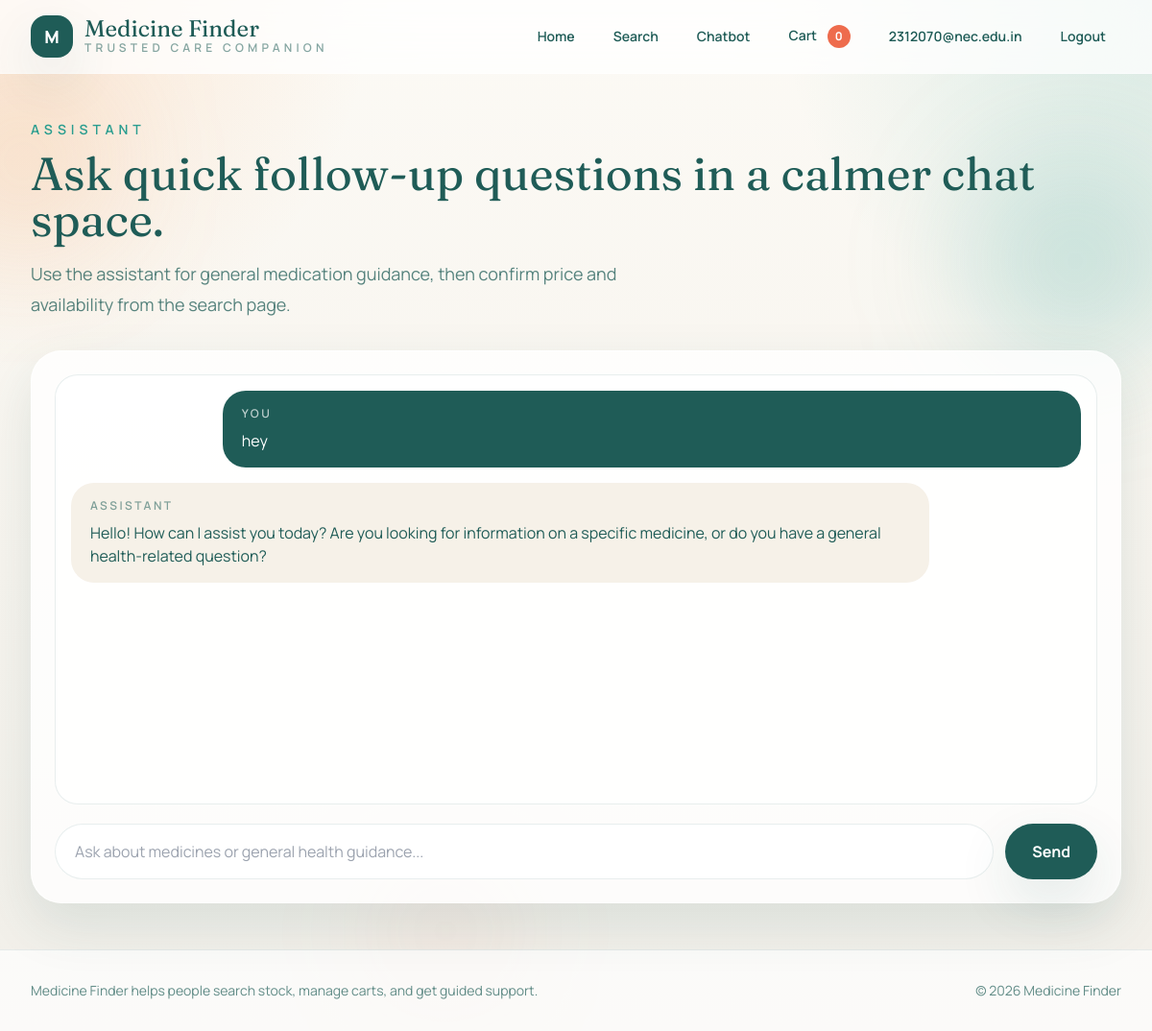
Page /chatbot (signed in) on the committed database.
### app/models.py (models this page shows)
class User(UserMixin, db.Model):
    id = db.Column(db.Integer, primary_key=True)
    email = db.Column(db.String(120), unique=True, nullable=False)
    password = db.Column(db.LargeBinary(128), nullable=False)
    is_admin = db.Column(db.Boolean, default=False)
    chats = db.relationship("Chat", backref="user", lazy=True)
    orders = db.relationship("Order", backref="user", lazy=True)

class Chat(db.Model):
    id = db.Column(db.Integer, primary_key=True)
    user_id = db.Column(db.Integer, db.ForeignKey("user.id"), nullable=False)
    message = db.Column(db.Text, nullable=False)
    response = db.Column(db.Text, nullable=False)
    timestamp = db.Column(db.DateTime, default=datetime.utcnow)

### app/controllers/medicine_controller.py (the view, shortened to what this page needs)
@medicine_bp.route("/chatbot", methods=["GET", "POST"], endpoint="chatbot")
@login_required
def chatbot():
    chats = get_user_chats(current_user.id)
    return render_template("chatbot.html", chats=chats)

### app/models.py (called while the page is built)
@login_manager.user_loader
def load_user(user_id):
    return User.query.get(int(user_id))

### app/services/chat_service.py (called while the page is built)
def get_user_chats(user_id):
    return Chat.query.filter_by(user_id=user_id).order_by(Chat.timestamp.asc()).all()

### templates/chatbot.html (shortened to what this page needs)
{% extends "base.html" %}
{% block content %}
<section class="animate-rise">
  <div class="mb-8">
    <p class="text-sm font-semibold uppercase tracking-[0.35em] text-teal">Assistant</p>
    <h1 class="mt-3 font-display text-5xl text-pine">Ask quick follow-up questions in a calmer chat space.</h1>
    <p class="mt-4 max-w-2xl text-lg leading-8 text-pine/75">
      Use the assistant for general medication guidance, then confirm price and
      availability from the search page.
    </p>
  </div>
  <div class="glass-panel rounded-[2rem] border border-white/70 p-6 shadow-soft">
    <div
      id="chat-container"
      class="h-[28rem] overflow-y-auto rounded-[1.5rem] border border-pine/10 bg-white/70 p-4"
    >
      {% if chats %}
        {% for chat in chats %}
          <div class="mb-4 ml-auto max-w-[85%] rounded-3xl bg-pine px-5 py-4 text-white">
            <p class="text-xs font-semibold uppercase tracking-[0.2em] text-white/70">You</p>
            <p class="mt-2">{{ chat.message }}</p>
          </div>
          <div class="mb-4 max-w-[85%] rounded-3xl bg-mist px-5 py-4 text-pine">
            <p class="text-xs font-semibold uppercase tracking-[0.2em] text-pine/55">Assistant</p>
            <p class="mt-2">{{ chat.response }}</p>
          </div>
        {% endfor %}
      {% endif %}
    </div>
    <div class="mt-5 flex flex-col gap-3 sm:flex-row">
      <input
        type="text"
        id="chat-input"
        placeholder="Ask about medicines or general health guidance..."
        class="w-full rounded-full border border-pine/10 bg-white px-5 py-4 outline-none transition focus:border-teal focus:ring-4 focus:ring-teal/10"
      />
      <button
        id="send-btn"
        class="rounded-full bg-pine px-7 py-4 font-bold text-white shadow-soft transition hover:-translate-y-0.5 hover:bg-pine/90"
      >
        Send
      </button>
    </div>
  </div>
</section>
{% endblock %}

### templates/base.html (shortened to what this page needs)
<!DOCTYPE html>
<html lang="en">
  <head>
    <script src="https://cdn.tailwindcss.com"></script>
  </head>
  <body class="min-h-screen font-sans text-ink antialiased">
    <div class="pointer-events-none fixed inset-0 overflow-hidden">
      <div class="absolute left-[-4rem] top-20 h-44 w-44 rounded-full bg-gold/20 blur-3xl animate-floaty"></div>
      <div class="absolute right-[-2rem] top-40 h-56 w-56 rounded-full bg-teal/20 blur-3xl animate-floaty"></div>
      <div class="absolute bottom-10 left-1/3 h-32 w-32 rounded-full bg-coral/10 blur-3xl animate-floaty"></div>
    </div>
    <div class="relative z-10">
      <nav class="sticky top-0 z-50 border-b border-white/40 bg-white/75 backdrop-blur-xl">
        <div class="mx-auto flex max-w-7xl flex-col gap-4 px-4 py-4 lg:flex-row lg:items-center lg:justify-between lg:px-8">
          <div class="flex items-center justify-between">
            <a href="{{ url_for('main.index') }}" class="flex items-center gap-3">
              <div class="flex h-11 w-11 items-center justify-center rounded-2xl bg-pine text-lg font-extrabold text-white shadow-soft">
                M
              </div>
              <div>
                <p class="font-display text-2xl leading-none text-pine">Medicine Finder</p>
                <p class="text-xs font-semibold uppercase tracking-[0.35em] text-pine/55">
                  Trusted care companion
                </p>
              </div>
            </a>
          </div>
          <div
            id="mobile-nav"
            class="hidden flex-col gap-3 rounded-3xl border border-pine/10 bg-white/80 p-4 text-sm font-semibold text-pine shadow-soft lg:flex lg:flex-row lg:items-center lg:gap-2 lg:border-0 lg:bg-transparent lg:p-0 lg:shadow-none"
          >
            <a href="{{ url_for('main.index') }}" class="rounded-full px-4 py-2 hover:bg-pine/5">Home</a>
            <a href="{{ url_for('medicine.search_medicine') }}" class="rounded-full px-4 py-2 hover:bg-pine/5">Search</a>
            <a href="{{ url_for('medicine.chatbot') }}" class="rounded-full px-4 py-2 hover:bg-pine/5">Chatbot</a>
            <a href="{{ url_for('medicine.cart') }}" class="rounded-full px-4 py-2 hover:bg-pine/5">
              Cart
              <span
                id="cart-count"
                class="ml-2 inline-flex h-6 min-w-[1.5rem] items-center justify-center rounded-full bg-coral px-2 text-xs font-bold text-white"
              >
                0
              </span>
            </a>
            {% if current_user.is_authenticated %}
            <a href="{{ url_for('auth.profile') }}" class="rounded-full px-4 py-2 hover:bg-pine/5">
              {{ current_user.email }}
            </a>
            <a href="{{ url_for('auth.logout') }}" class="rounded-full px-4 py-2 hover:bg-pine/5">Logout</a>
            {% else %}
            <a href="{{ url_for('auth.login') }}" class="rounded-full px-4 py-2 hover:bg-pine/5">Login</a>
            <a href="{{ url_for('auth.signup') }}" class="rounded-full bg-pine px-4 py-2 text-white hover:bg-pine/90">Signup</a>
            {% endif %}
          </div>
        </div>
      </nav>
      <main class="mx-auto max-w-7xl px-4 py-8 lg:px-8 lg:py-12">
        {% block content %}{% endblock %}
      </main>
      <footer class="border-t border-pine/10 bg-white/70">
        <div class="mx-auto flex max-w-7xl flex-col gap-3 px-4 py-8 text-sm text-pine/70 lg:flex-row lg:items-center lg:justify-between lg:px-8">
          <p>Medicine Finder helps people search stock, manage carts, and get guided support.</p>
          <p>&copy; 2026 Medicine Finder</p>
        </div>
      </footer>
    </div>
  </body>
</html>

### templates/base.html (style rules this page uses)
:root { color-scheme: light; }
body { background: radial-gradient(circle at top left, rgba(244, 162, 97, 0.22), transparent 24%), radial-gradient(circle at top right, rgba(42, 157, 143, 0.16), transparent 24%), linear-gradient(180deg, #fcfaf5 0%, #f7f4ee 55%, #f1efe9 100%); }
.glass-panel { background: rgba(255, 255, 255, 0.8); backdrop-filter: blur(14px); }

### rows in the picture
User: email "2312070@nec.edu.in"
Chat: message "hey", response "Hello! How can I assist you today? Are you looking for information on a specific medicine, or do you have a general health-related question?"
